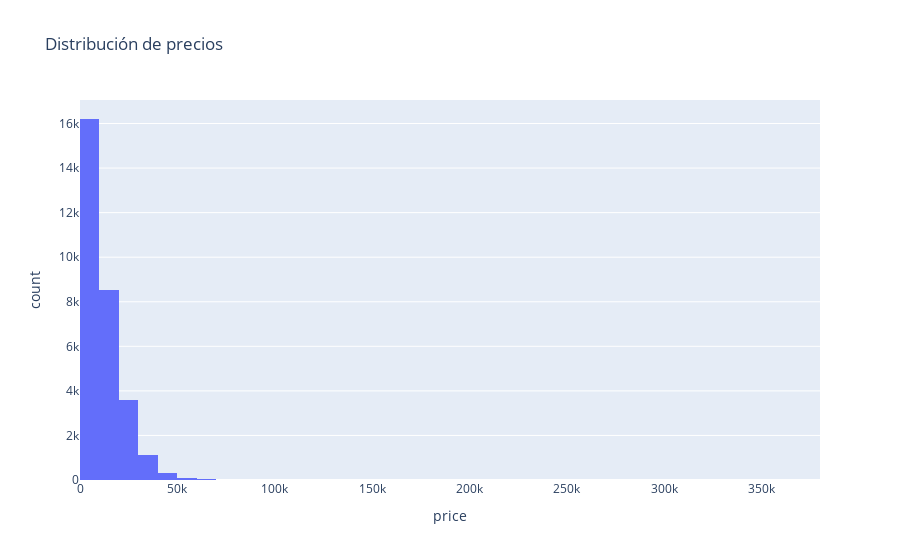

Source (notebook cell):
### Code cell
import plotly.express as px
px.histogram(df, x='price', nbins=50, title= 'Distribución de precios')

### Figure 1 — Plotly figure (JSON) as saved in the notebook; plotly's stock layout.template omitted (floating-point values rounded to 4 significant figures; data arrays with more than 128 entries replaced by an {"elided": "..."} marker saying what was removed)
{"data": [{"bingroup": "x", "hovertemplate": "price=%{x}<br>count=%{y}<extra></extra>", "legendgroup": "", "marker": {"color": "#636efa", "pattern": {"shape": ""}}, "name": "", "nbinsx": 50, "orientation": "v", "showlegend": false, "type": "histogram", "x": {"elided": "29916 int values"}, "xaxis": "x", "yaxis": "y"}], "layout": {"barmode": "relative", "legend": {"tracegroupgap": 0}, "title": {"text": "Distribución de precios"}, "xaxis": {"anchor": "y", "domain": [0, 1], "title": {"text": "price"}}, "yaxis": {"anchor": "x", "domain": [0, 1], "title": {"text": "count"}}}}
